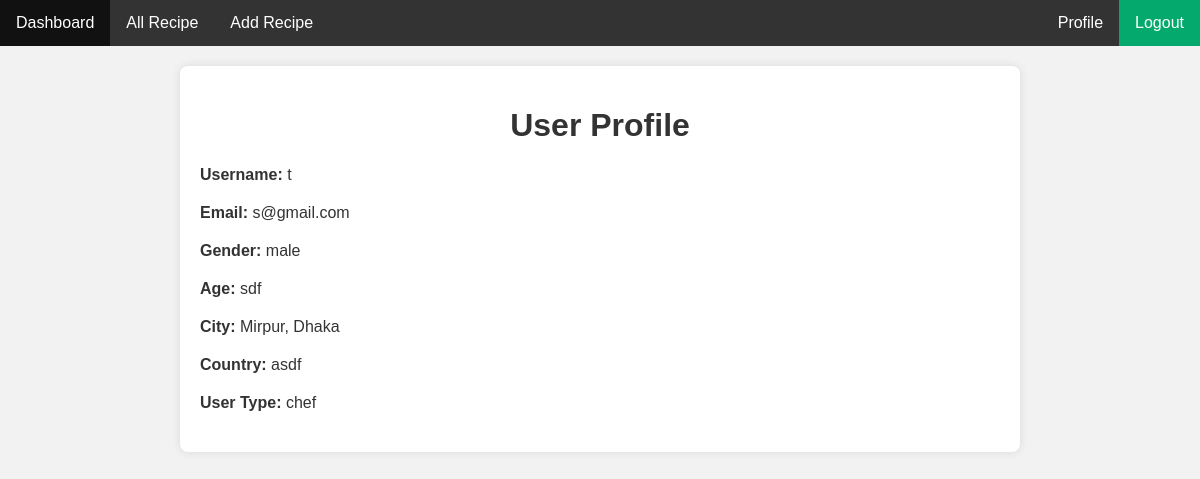
/profile/ (signed in), run on the app's committed database.
### myapp/models.py (models this page shows, shortened)
class CustomUserModel(AbstractUser):
    GENDER=[
        ('male','Male'),
        ('female','Female'),
    ]
    gender=models.CharField(choices=GENDER,max_length=50,null=True)
    age=models.CharField(max_length=100,null=True)
    city=models.CharField(max_length=100,null=True)
    country=models.CharField(max_length=100,null=True)
    USER_TYPE=[
        ('chef','Chef'),
        ('viewer','Viewer'),
    ]
    usertype=models.CharField(choices=USER_TYPE,max_length=50,null=True)

### myproject/views.py (the view)
# urls.py: path('profile/',profile,name='profile'),
@login_required
def profile(request):
    return render(request,'profile.html')

### template/profile.html (shortened to what this page needs)
{% extends 'base.html' %}
{% block content %}
<!DOCTYPE html>
<html lang="en">
<head>
</head>
<body>
    <div class="container">
        <h1>User Profile</h1>
        <div class="profile-info">
            <label>Username:</label>
            <span>{{ user.username }}</span>
        </div>
        <div class="profile-info">
            <label>Email:</label>
            <span>{{ user.email }}</span>
        </div>
        <div class="profile-info">
            <label>Gender:</label>
            <span>{{ user.gender }}</span>
        </div>
        <div class="profile-info">
            <label>Age:</label>
            <span>{{ user.age }}</span>
        </div>
        <div class="profile-info">
            <label>City:</label>
            <span>{{ user.city }}</span>
        </div>
        <div class="profile-info">
            <label>Country:</label>
            <span>{{ user.country }}</span>
        </div>
        <div class="profile-info">
            <label>User Type:</label>
            <span>{{ user.usertype }}</span>
        </div>
    </div>
</body>
</html>
{% endblock content %}

### template/profile.html (style rules this page uses)
body { font-family: Arial, sans-serif; margin: 0; padding: 0; background-color: #f2f2f2; color: #333; }
.container { max-width: 800px; margin: 20px auto; padding: 20px; background-color: #fff; border-radius: 8px; box-shadow: 0 0 10px rgba(0, 0, 0, 0.1); }
h1 { text-align: center; }
.profile-info { margin-bottom: 20px; }
.profile-info label { font-weight: bold; }

### data on the page
CustomUserModel: username "t", email "s@gmail.com", gender "male", age "sdf", city "Mirpur, Dhaka", country "asdf", usertype "chef"
